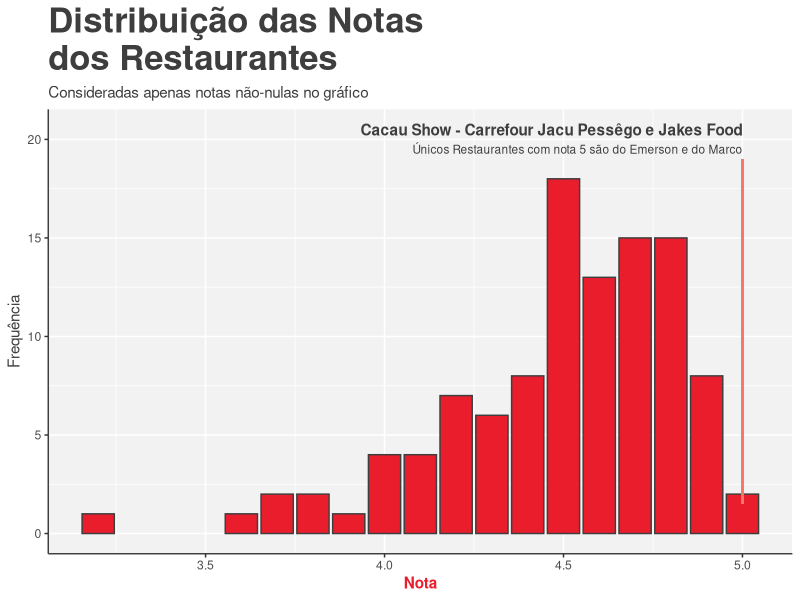
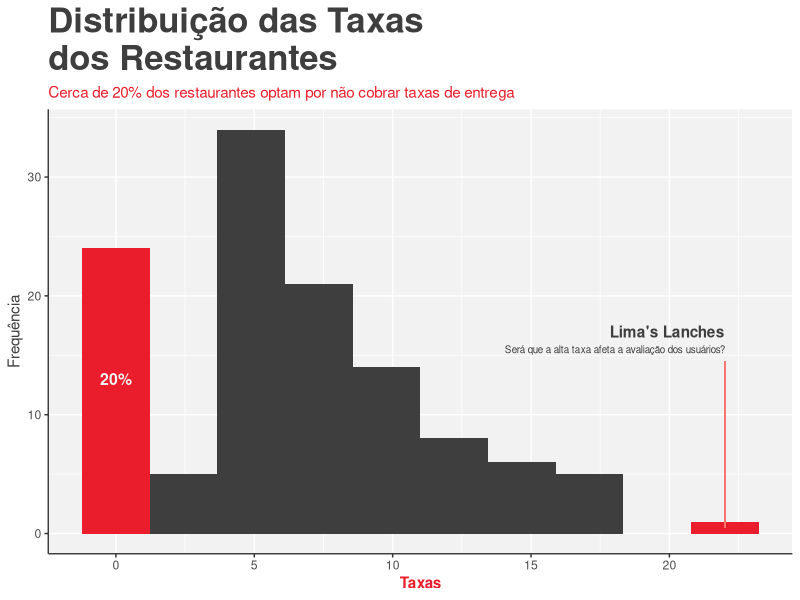
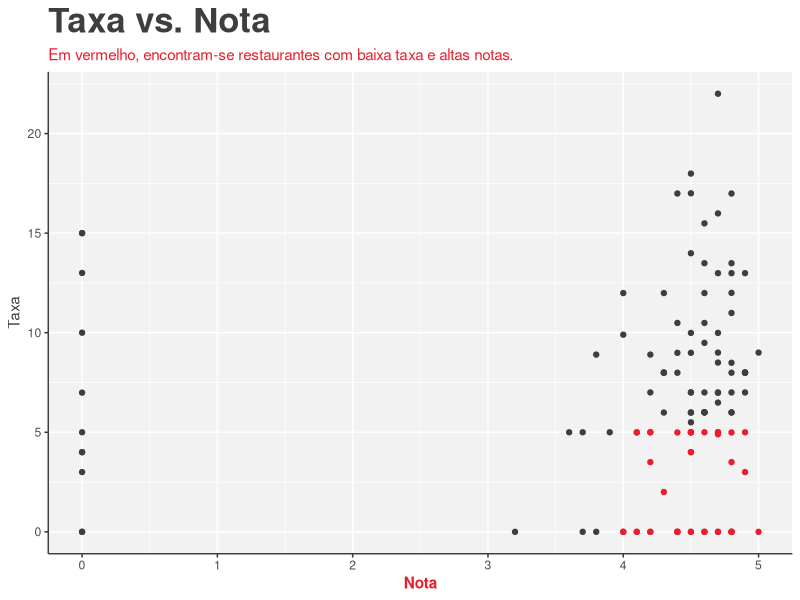

The R script that drew these images, in order:
## ---- chunk 1
library(tidyverse)  # Biblioteca para manipulação e visualização de dados
library(knitr)      # Melhor visualização de tabelas em Rmd e HTML
library(kableExtra) # Edição estética de tabelas
## ---- chunk 2

df <- read_csv('final-ifood-data.csv') # Importação dos dados em .csv
df <- rename(df, Restaurante = `Título`, Taxa = `Preço`, Coletor = Dono)
# Renomeção de colunas para melhor interpretação

df %>%
    kable() %>%  # Melhor visualização
    kable_styling(full_width = FALSE, # Estéticas
                  bootstrap_options = c('striped', 'hover', 'responsive')) %>% 
    scroll_box(width = '100%', height = '500px')
## ---- chunk 3
options(knitr.kable.NA = '')

df %>% 
    summary() %>% # Principais medidas estatísticas
    kable() %>% 
    kable_styling(full_width = FALSE,
                  bootstrap_options = c('striped', 'hover', 'responsive'))
## ---- chunk 4
melhores_restaurantes <- df %>% 
    filter(Nota == 5) %>% # Apenas com nota 5
    select(Restaurante) %>% # Apenas a coluna 'Título'
    c() # Juntar em um vetor

annotation = str_c(melhores_restaurantes[[1]][1], ' e ', melhores_restaurantes[[1]][2]) # Já tinha visto que haviam apenas 2 restaurante com nota 5
print(annotation)
## ---- chunk 5
df %>% 
    filter(Nota == 5) %>% 
    kable(caption = "Melhores restaurantes") %>% 
    kable_styling(full_width = FALSE,
                  bootstrap_options = c('striped', 'hover', 'responsive'))
## ---- chunk 6
red <- '#EA1D2C'
black <- '#3F3E3E'
grey <- '#F2F2F2'

my_theme <- theme(plot.title = element_text(color = black, size = 25, face = 'bold',),
                  plot.subtitle = element_text(color = black),
                  axis.title.x = element_text(color = red, face = 'bold'),
                  axis.title.y = element_text(color = black),
                  panel.background = element_rect(fill = grey),
                  axis.line = element_line(colour = black),
                  legend.position = 'none')

df %>% 
    filter(Nota > 0) %>% # Apenas notas não nulas
    ggplot(aes(x = Nota)) +
    geom_bar(fill = red, color = black) + # Optei por um gráfico de barras
    geom_segment(aes(x = 5, y = 1.5, xend = 5, # Adiciona uma linha vertical
                     yend = 19, color = black)) +
    annotate('text', label = annotation, x = 5, y = 20.5, # Adiciona um texto
             hjust = 'right', fontface = 'bold', color = black) +
    annotate('text', x = 5, y = 19.5,hjust = 'right', color = black, size = 3,
             label = 'Únicos Restaurantes com nota 5 são do Emerson e do Marco') +
    labs(title = 'Distribuição das Notas\ndos Restaurantes',          # Definição do título,
         subtitle = 'Consideradas apenas notas não-nulas no gráfico', # do subtítulo,
         x = 'Nota', y = 'Frequência') +                              # e dos eixos
    my_theme
## ---- chunk 7
df %>% 
    filter(Nota < 3.5) %>% # Filtrar as notas menores que 3,5
    mutate(
        Nota = cell_spec(Nota, "html", color = ifelse(Nota > 0, red, black))
    ) %>% # Colorir as notas maiores que 0 (apenas uma)
    arrange(desc(Nota)) %>%  # Ordenar pelas notas de forma decrescente
    kable("html", escape = F, caption = 'Restaurantes com notas menores que 3,5') %>% 
    kable_styling(full_width = FALSE,
                  bootstrap_options = c('striped', 'hover', 'responsive'))
## ---- chunk 8
df %>% # Optei por um histograma, pois é uma variável contínua
    ggplot(aes(x = Taxa, fill = (Taxa == 0 | Taxa > 20))) +
    geom_histogram(bins = 10) +
    scale_fill_manual(values = c(black, red)) +
    geom_segment(aes(x = 22, y = 0.5, xend = 22, # Adiciona uma linha vertical
                     yend = 14.5, color = black)) +
    annotate('text', label = '20%', x = 0, y = 13, # Adiciona um texto
             hjust = 'center', fontface = 'bold', size = 4, color = grey) +
    annotate('text', label = "Lima's Lanches", x = 22, y = 17, # Adiciona um texto
             hjust = 'right', fontface = 'bold', color = black) +
    annotate('text', label = 'Será que a alta taxa afeta a avaliação dos usuários?',
             x = 22, y = 15.5, hjust = 'right', color = black, size = 2.5) +
    labs(title = 'Distribuição das Taxas\ndos Restaurantes', # Definição do título,
         subtitle = 'Cerca de 20% dos restaurantes optam por não cobrar taxas de entrega',
         x = 'Taxas', y = 'Frequência') +                    # e dos eixos
    my_theme +
    theme(plot.subtitle = element_text(color = red))  # Subtítulo em vermelho
## ---- chunk 9
df %>% 
    mutate(Taxa = ifelse(Taxa <= 5, 'Barata', 'Cara')) %>% 
    group_by(Taxa) %>% 
    summarise('Média das Notas' = mean(Nota)) %>% 
    kable(caption = 'Sobre a influência da taxa nas notas dos restaurantes') %>% 
    kable_styling(full_width = FALSE,
                  bootstrap_options = c('striped', 'hover', 'responsive'))
## ---- chunk 10
df %>% 
    ggplot(aes(y = Taxa, x = Nota, color = (Taxa <= 5 & Nota >= 4))) +
    scale_color_manual(values = c(black, red)) +
    geom_point() +
    labs(title = 'Taxa vs. Nota',
         subtitle = 'Em vermelho, encontram-se restaurantes com baixa taxa e altas notas.') +
    my_theme +
    theme(plot.subtitle = element_text(color = red))
## ---- chunk 11
df %>% 
    filter(Nota > 0) %>% 
    group_by(Tipo) %>% 
    summarise(Quantidade = n(), `Taxa Média` = mean(Taxa),
              `Nota Média` = mean(Nota)) %>% 
    arrange(desc(`Nota Média`)) %>% 
    kable(caption = 'Restaurantes agrupados por tipo', 'html') %>% 
    kable_styling(full_width = FALSE,
                  bootstrap_options = c('striped', 'hover', 'responsive')) %>% 
    scroll_box(width = '55%', height = '300px',
               extra_css = 'margin-left: 50%; transform: translateX(-50%); ')
## ---- chunk 12
df %>% 
    group_by(Tipo) %>% 
    summarise(Quantidade = n(), `Taxa Média` = mean(Taxa),
              `Nota Média` = mean(Nota)) %>% 
    arrange(desc(`Nota Média`)) %>% 
    kable(caption = 'Restaurantes agrupados por tipo') %>% 
    kable_styling(full_width = FALSE,
                  bootstrap_options = c('striped', 'hover', 'responsive')) %>% 
    scroll_box(width = '55%', height = '300px',
               extra_css = 'margin-left: 50%; transform: translateX(-50%); ')
